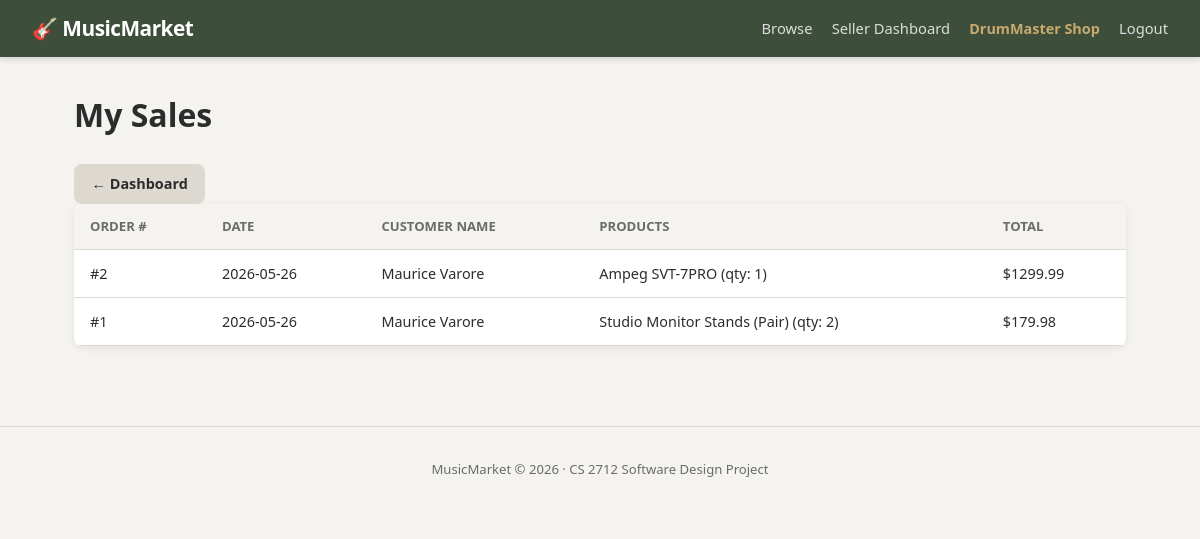
/seller/sales (signed in), run on the app's committed database.
### app/models/user.py (models this page shows, shortened)
class User(UserMixin, db.Model):
    __tablename__ = "user"
    user_id = db.Column(db.Integer, primary_key=True, autoincrement=True)
    name = db.Column(db.Text, nullable=False)
    email = db.Column(db.Text, nullable=False, unique=True)
    password = db.Column(db.Text, nullable=False)  # bcrypt hash
    role = db.Column(db.Text, nullable=False)       # customer | seller | admin
    seller_profile = db.relationship("Seller", back_populates="user",
                                     uselist=False, cascade="all, delete-orphan")
    cart = db.relationship("Cart", back_populates="customer",
                           uselist=False, cascade="all, delete-orphan")
    orders = db.relationship("Order", back_populates="customer",
                             cascade="all, delete-orphan")

### app/models/order.py (models this page shows, shortened)
class Order(db.Model):
    __tablename__ = "order"
    order_id = db.Column(db.Integer, primary_key=True, autoincrement=True)
    order_date = db.Column(db.Text, nullable=False,
                           default=lambda: datetime.utcnow().isoformat())
    status = db.Column(db.Text, nullable=False, default="pending")
    total_amount = db.Column(db.Float, nullable=False, default=0.0)
    customer_id = db.Column(db.Integer, db.ForeignKey("user.user_id"),
                            nullable=False)
    customer = db.relationship("User", back_populates="orders")
    items = db.relationship("OrderItem", back_populates="order",
                            cascade="all, delete-orphan")

class OrderItem(db.Model):
    __tablename__ = "order_item"
    order_item_id = db.Column(db.Integer, primary_key=True, autoincrement=True)
    quantity = db.Column(db.Integer, nullable=False)
    price = db.Column(db.Float, nullable=False)   # snapshot at purchase time
    order_id = db.Column(db.Integer, db.ForeignKey("order.order_id"),
                         nullable=False)
    product_id = db.Column(db.Integer, db.ForeignKey("product.product_id"),
                           nullable=False)
    order = db.relationship("Order", back_populates="items")
    product = db.relationship("Product", back_populates="order_items")
    def get_subtotal(self):
        return self.quantity * self.price

### app/models/product.py (models this page shows, shortened)
class Product(db.Model):
    __tablename__ = "product"
    product_id = db.Column(db.Integer, primary_key=True, autoincrement=True)
    name = db.Column(db.Text, nullable=False)
    description = db.Column(db.Text)
    price = db.Column(db.Float, nullable=False)
    stock_quantity = db.Column(db.Integer, nullable=False, default=0)  # BR-3
    is_active = db.Column(db.Integer, nullable=False, default=1)        # FR-10
    seller_id = db.Column(db.Integer, db.ForeignKey("seller.seller_id"),
                          nullable=False)
    category_id = db.Column(db.Integer, db.ForeignKey("category.category_id"),
                            nullable=False)
    brand = db.Column(db.Text)  # e.g., "Fender", "Yamaha", "Ibanez"
    model = db.Column(db.Text)  # e.g., "Stratocaster", "P-Bass"
    condition = db.Column(db.Text, default="new")  # new | like_new | good | fair
    is_new = db.Column(db.Integer, nullable=False, default=1)  # 1=new, 0=used
    image_url = db.Column(db.Text)  # URL or path to product image
    seller = db.relationship("Seller", back_populates="products")
    category = db.relationship("Category", back_populates="products")
    order_items = db.relationship("OrderItem", back_populates="product")
    cart_items = db.relationship("CartItem", back_populates="product",
                                 cascade="all, delete-orphan")

### app/blueprints/seller.py (the view)
@seller_bp.route("/sales")
@login_required
@seller_required
def sales():
    orders_data = []
    if current_user.seller_profile:
        orders = db.session.query(Order).join(OrderItem).join(Product).filter(
            Product.seller_id == current_user.seller_profile.seller_id
        ).distinct().order_by(Order.order_date.desc()).all()
        for order in orders:
            seller_items = [
                item for item in order.items
                if item.product.seller_id == current_user.seller_profile.seller_id
            ]
            if seller_items:
                seller_total = sum(item.get_subtotal() for item in seller_items)
                orders_data.append({
                    'order': order,
                    'order_items': seller_items,
                    'seller_total': seller_total
                })
    return render_template("seller/sales.html", orders_data=orders_data)

### app/blueprints/seller.py (called while the page is built)
def seller_required(f):
    @wraps(f)
    def decorated(*args, **kwargs):
        if not current_user.is_authenticated or current_user.role != "seller":
            flash("Seller access required.", "danger")
            return redirect(url_for("products.index"))
        return f(*args, **kwargs)
    return decorated

### app/templates/seller/sales.html (shortened to what this page needs)
{% extends "base.html" %}
{% block content %}
<div class="dashboard-header">
  <h1>My Sales</h1>
</div>
<a href="{{ url_for('seller.dashboard') }}" class="btn-secondary">← Dashboard</a>
{% if orders_data %}
  <table class="order-table">
    <thead>
      <tr>
        <th>Order #</th>
        <th>Date</th>
        <th>Customer Name</th>
        <th>Products</th>
        <th>Total</th>
      </tr>
    </thead>
    <tbody>
      {% for order_entry in orders_data %}
      <tr>
        <td>#{{ order_entry.order.order_id }}</td>
        <td>{{ order_entry.order.order_date[:10] }}</td>
        <td>{{ order_entry.order.customer.name }}</td>
        <td>
          {% for item in order_entry.order_items %}
            {{ item.product.name }} (qty: {{ item.quantity }})<br/>
          {% endfor %}
        </td>
        <td>${{ "%.2f"|format(order_entry.seller_total) }}</td>
      </tr>
      {% endfor %}
    </tbody>
  </table>
{% else %}
  <div class="empty-state">
    <p>You haven't made any sales yet.</p>
  </div>
{% endif %}
{% endblock %}

### app/templates/base.html (shortened to what this page needs)
<!DOCTYPE html>
<html lang="en">
<head>
  <link rel="stylesheet" href="{{ url_for('static', filename='css/style.css') }}"/>
</head>
<body>
<nav class="navbar">
  <a class="nav-brand" href="{{ url_for('products.index') }}">🎸 MusicMarket</a>
  <div class="nav-links">
    <a href="{{ url_for('products.index') }}">Browse</a>
    {% if current_user.is_authenticated %}
      {% if current_user.role == 'customer' %}
        <a href="{{ url_for('cart.view') }}">🛒 Cart</a>
        <a href="{{ url_for('orders.history') }}">My Orders</a>
      {% elif current_user.role == 'seller' %}
        <a href="{{ url_for('seller.dashboard') }}">Seller Dashboard</a>
      {% elif current_user.role == 'admin' %}
        <a href="{{ url_for('admin.dashboard') }}">Admin Panel</a>
      {% endif %}
      <span class="nav-user">{{ current_user.name }}</span>
      <a href="{{ url_for('auth.logout') }}">Logout</a>
    {% else %}
      <a href="{{ url_for('auth.login') }}">Login</a>
      <a href="{{ url_for('auth.register') }}" class="btn-primary">Register</a>
    {% endif %}
  </div>
</nav>
<div class="container">
  {% block content %}{% endblock %}
</div>
<footer>
  <p>MusicMarket &copy; 2026 · CS 2712 Software Design Project</p>
</footer>
</body>
</html>

### app/static/css/style.css (style rules this page uses)
:root { --bg: #f5f3ef; --surface: #ffffff; --primary: #5c6e58; --primary-dark: #3d4f3a; --accent: #c8a96e; --danger: #b94040; --text: #2c2c2c; --text-muted: #6b6b6b; --border: #ddd8d0; --radius: 8px; --shadow: 0 2px 8px rgba(0,0,0,0.08); }
*, *::before, *::after { box-sizing: border-box; margin: 0; padding: 0; }
body { font-family: 'Segoe UI', system-ui, sans-serif; background: var(--bg); color: var(--text); line-height: 1.6; }
a { color: var(--primary); text-decoration: none; }
.navbar { background: var(--primary-dark); padding: 0.75rem 2rem; display: flex; align-items: center; justify-content: space-between; box-shadow: 0 2px 6px rgba(0,0,0,0.15); }
.nav-brand { color: #fff; font-size: 1.3rem; font-weight: 700; letter-spacing: -0.5px; }
.nav-links { display: flex; align-items: center; gap: 1.2rem; }
.nav-links a { color: #ddd; font-size: 0.92rem; }
.nav-user { color: var(--accent); font-size: 0.9rem; font-weight: 600; }
.container { max-width: 1100px; margin: 0 auto; padding: 2rem 1.5rem; }
.btn-primary, .btn-secondary, .btn-danger, .btn-small, .btn-danger-small { display: inline-block; padding: 0.5rem 1.1rem; border-radius: var(--radius); font-size: 0.9rem; font-weight: 600; cursor: pointer; border: none; text-align: center; transition: background 0.2s; }
.btn-secondary { background: var(--border); color: var(--text); }
.cart-table, .order-table { width: 100%; border-collapse: collapse; background: var(--surface); border-radius: var(--radius); overflow: hidden; box-shadow: var(--shadow); }
.cart-table th, .cart-table td, .order-table th, .order-table td { padding: 0.75rem 1rem; text-align: left; border-bottom: 1px solid var(--border); font-size: 0.9rem; }
.cart-table th, .order-table th { background: var(--bg); font-weight: 700; color: var(--text-muted); font-size: 0.82rem; text-transform: uppercase; }
.dashboard-header { display: flex; justify-content: space-between; align-items: center; margin-bottom: 1.5rem; }
footer { text-align: center; padding: 2rem; color: var(--text-muted); font-size: 0.82rem; border-top: 1px solid var(--border); margin-top: 3rem; }

### data on the page
User: name "DrumMaster Shop"
Order: order.order_id "2", order "2026-05-26"
User: order.customer.name "Maurice Varore" "Maurice Varore"
OrderItem: product.name "Ampeg SVT-7PRO", quantity "1"
Order: order.order_id "1", order "2026-05-26"
OrderItem: product.name "Studio Monitor Stands (Pair)", quantity "2"

### other printed values
{{ "%.2f"|format(order_entry.seller_total) }} "1299.99" "179.98"
